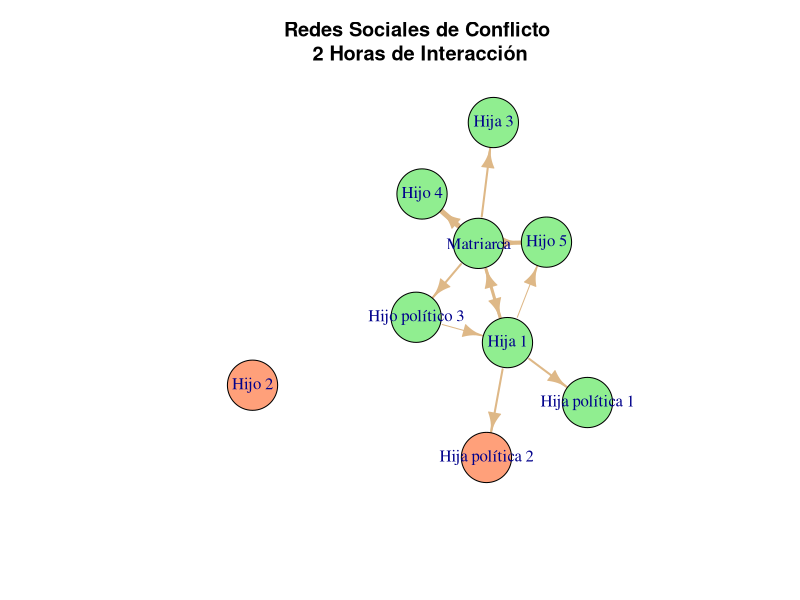

Reproduce this figure in R.
#==========================================================================#
#                      Networks: Primer Acercamiento                       #
#                       Redes Sociales de Conflicto                        #          
#==========================================================================#

#=================================#
#### 1. Instalación de paquete ####
#=================================#

# install.packages("igraph")
library(igraph)

#============================#
#### 2. Definición de red ####
#============================#

# Estudio empírico llevado a cabo el día 11/02 de 2024 
# sobre interacciones conflictivas en un círculo familiar

# Id - Personajes:
## 1 - Matriarca
## 2 - Hija 1 (26 años)
## 3 - Hijo 2 (23 años)
## 4 - Hija 3 (21 años)
## 5 - Hijo 4 (10 años)
## 6 - Hijo 5 (5 años)
## 7 - Hija política 1 (23 años)
## 8 - Hija política 2 (23 años)
## 9 - Hijo político 3 (21 años)

## Considerando quién inició la interacción conflictiva y quién la recibió,
## se establece una relación dirigida (dígrafo) en el análisis.

# Definir red
dg <- graph_from_literal(# Incluir todos los individuos
                        1, 2, 3, 4, 5, 6, 7, 8, 9, 
                        # Registrar interacciones 
                        1-+ 2, 1-+ 2, 1-+ 2,
                        1 -+ 4, 1 -+ 4,
                        1 -+ 5, 1 -+ 5, 1 -+ 5, 1 -+ 5, 1 -+ 5,
                        1 -+ 6, 1 -+ 6, 1 -+ 6, 1 -+ 6,
                        1 -+ 9, 1 -+ 9,
                        2 -+ 1, 2 -+ 6, 2 -+ 7, 2 -+ 7, 2 -+ 8, 2 -+ 8, 
                        9 -+ 2, simplify = FALSE)

## Clase
class(dg)

## Identificador
graph_id(dg)

## Vértices
V(dg)

## Orden
vcount(dg)

## Aristas
E(dg)

## Tamaño
ecount(dg)

## ¿Ponderada?
is_weighted(dg)

## ¿Simple?
is_simple(dg)

#===========================#
#### 3. Características ####
#===========================#
# Agregar ponderación
E(dg)$weight <- 1
dg <- simplify(dg, edge.attr.comb = list(weight = "sum"))

# Etiquetas
nombres <- c("Matriarca", "Hija 1", "Hijo 2", "Hija 3", "Hijo 4", "Hijo 5",
             "Hija política 1", "Hija política 2", "Hijo político 3")
V(dg)$name <- nombres

# Atributos
## Sexo
V(dg)$sexo <- c("F", "F", "M", "F", "M", "M",
                "F", "F", "M")

## Edad
V(dg)$edad <- c(46, 26, 23, 21, 10, 5,
                23, 23, 21)

## ¿presente en el momento de la toma de datos?
V(dg)$presente <- c("Sí", "Sí", "No", "Sí", "Sí", "Sí",
                    "Sí", "No", "Sí")

#=====================#
####  4. Gráfica  ####
#====================#
set.seed(12345)
plot(dg, main = "Redes Sociales de Conflicto \n2 Horas de Interacción",
     vertex.size = 30, vertex.color = ifelse(V(dg)$presente == "Sí", "lightgreen", "lightsalmon"),
     edge.width = E(dg)$weight, edge.color = "burlywood")

#============================#
####  5. Matriz Adyacente ####
#============================#
# Convertir a Matriz - Red no dirigida
A <- matrix(data = c(0, 4, 0, 2, 5, 4, 0, 0, 2,
                4, 0, 0, 0, 0, 1, 2, 2, 1,
                rep(0, 9),
                2, rep(0, 8),
                5, rep(0, 8),
                4, 1, rep(0, 7),
                0, 2, rep(0,7),
                0, 2, rep(0,7),
                2, 1, rep(0,7)), nrow = 9, ncol = 9)
row.names(A) <- nombres
colnames(A) <- nombres

print(A)

# Función vectorización de la triangular inferior
vectorizacion <- function(matriz) {
  n <- dim(matriz)[1]
  vector <- c()
  # Contador
  c <- 1
  for (i in 1:(n-1)) {
   vector <- c(vector, as.vector(matriz[(c+1):n, c]))
   c <- c + 1
  }
  return(vector)
}

v <- vectorizacion(A)

# Verificación 
length(v) == (dim(A)*(dim(A)-1)/2)[1]


# Función de vector a triangular inferior
a_matriz <- function(vector, n) {
  matriz <- matrix(data = 0, nrow = n, ncol = n)
  # Contador
  c <- 1
  for (i in 1:(n-1)) {
    num <- length(matriz[(c+1):n, c])
    matriz[(c+1):n, c] <- vector[1:num]
    vector <- vector[(num+1):length(vector)]
    c <- c + 1
  }
  return(matriz)
}

M <- a_matriz(v, n = 9)

# Verificación
A[upper.tri(A)] <- 0
any(M == A)
